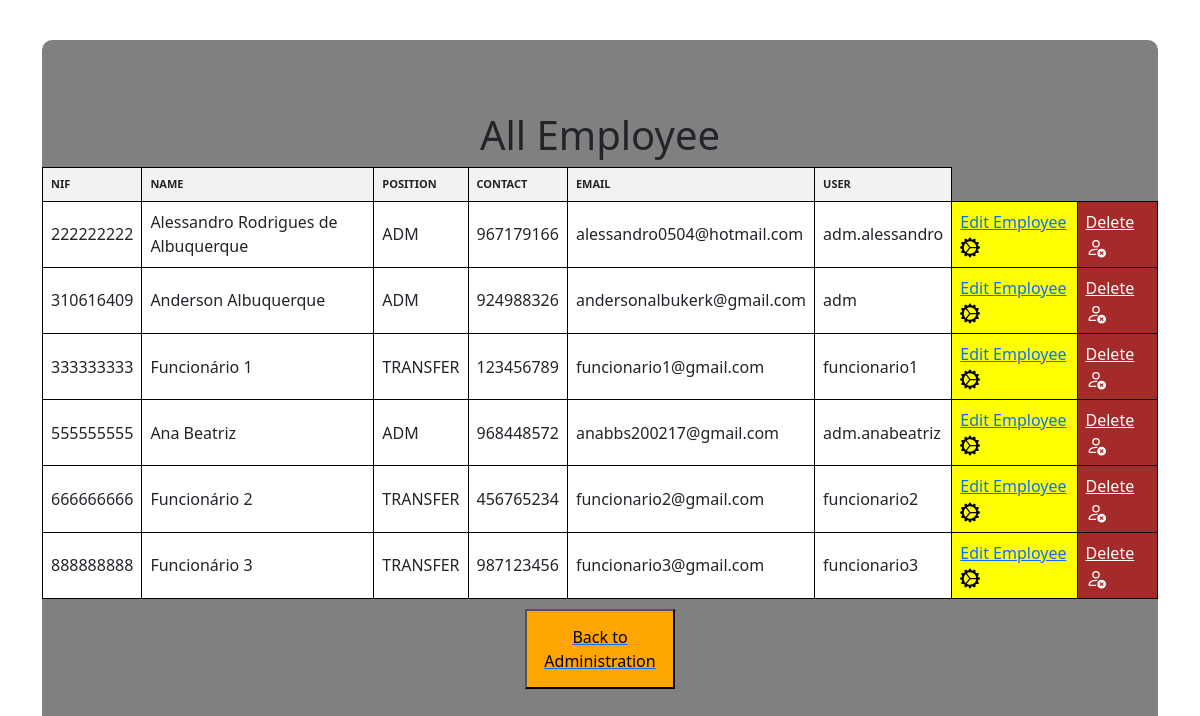
The app's page /see-all-users (signed in) with its own data.
### app/models/tables_db.py (models this page shows, shortened)
class User(database.Model, UserMixin):
    __tablename__ = "users"
    nif = database.Column(database.Integer, primary_key=True)
    name = database.Column(database.String, nullable=True)
    position = database.Column(database.String, nullable=True)
    contact = database.Column(database.Integer, nullable=True)
    email = database.Column(database.String, nullable=True, unique=True)
    user = database.Column(database.String, nullable=True, unique=True)
    password = database.Column(database.String, nullable=True)
    trips = database.relationship('Trip', back_populates='user_object', lazy='dynamic')

### app/controllers/routes.py (the view)
@app.route('/see-all-users')
@login_required  # Verify if user is Login
@adm_required
def see_all_users():
    users = User.query.all()
    return render_template('all_users.html', users=users)

### app/__init__.py (called while the page is built)
@login_manager.user_loader
def load_user(user_nif):
    return User.query.get(int(user_nif))

### app/controllers/routes.py (called while the page is built)
def adm_required(func):
    @wraps(func)
    def decorate_view(*args, **kwargs):
        if current_user.is_authenticated and current_user.position == "ADM":
            return func(*args, **kwargs)
        else:
            return unauthorized(401)
    return decorate_view

### app/templates/all_users.html (shortened to what this page needs)
<!DOCTYPE html>
<html lang="en">
<head>
    <link rel="stylesheet" href="{{ url_for('static', filename='css/bootstrap.min.css') }}">
    <link rel="stylesheet" href="{{ url_for('static', filename='my_css/style_all_users.css') }}">
</head>
<body>
<div class="container">
    <div class="all-table">
        <h1> All Employee </h1>
            <table>
                <thead>
                    <tr>
                        <th>NIF</th>
                        <th>NAME</th>
                        <th>POSITION</th>
                        <th>CONTACT</th>
                        <th>EMAIL</th>
                        <th>USER</th>
                    </tr>
                </thead>
                <tbody>
                    {% for user in users %}
                    <tr>
                        <td>{{ user.nif }}</td>
                        <td>{{ user.name }}</td>
                        <td>{{ user.position }}</td>
                        <td>{{ user.contact }}</td>
                        <td>{{ user.email }}</td>
                        <td>{{ user.user }}</td>
                        <td class="edit">
                            <a href="{{ url_for('edit_user', user=user.user) }}">Edit Employee</a>
                        </td>
                        <td class="delete">
                            <a href="{{ url_for('delete_user', user=user.user) }}" style="color: white">Delete</a>
                        </td>
                    </tr>
                    {% endfor %}
                </tbody>
            </table>
                <a href="{{ url_for('administration') }}">
                    <button class="btn-back">
                        Back to Administration
                    </button>
                </a>
    </div>
</div>
</body>
</html>

### app/static/my_css/style_all_users.css (style rules this page uses)
.container { display:flex; align-items: center; justify-content: center; width: 100%; height:100vh; }
.all-table { background-color: gray; border-radius: 10px; width:100%; height: 90%; display:flex; justify-content: center; flex-direction: column; align-items: center; }
table { border-collapse: collapse; width: 100%; margin-bottom: 10px; }
th, td { border: 1px solid black; padding: 8px; text-align: left; background-color: white; }
th { background-color: #f2f2f2; font-size: 11px; }
td.delete { background-color: brown; }
td.edit { background-color: yellow; }
.btn-back { width: 150px; height: 80px; background-color: orange; display: flex; align-items: center; justify-content: center; }

### records on screen
User: nif "222222222", name "Alessandro Rodrigues de Albuquerque", position "ADM", contact "967179166", email "alessandro0504@hotmail.com", user "adm.alessandro"
User: nif "310616409", name "Anderson Albuquerque", position "ADM", contact "924988326", email "andersonalbukerk@gmail.com", user "adm"
User: nif "333333333", name "Funcionário 1", position "TRANSFER", contact "123456789", email "funcionario1@gmail.com", user "funcionario1"
User: nif "555555555", name "Ana Beatriz", position "ADM", contact "968448572", email "anabbs200217@gmail.com", user "adm.anabeatriz"
User: nif "666666666", name "Funcionário 2", position "TRANSFER", contact "456765234", email "funcionario2@gmail.com", user "funcionario2"
User: nif "888888888", name "Funcionário 3", position "TRANSFER", contact "987123456", email "funcionario3@gmail.com", user "funcionario3"
